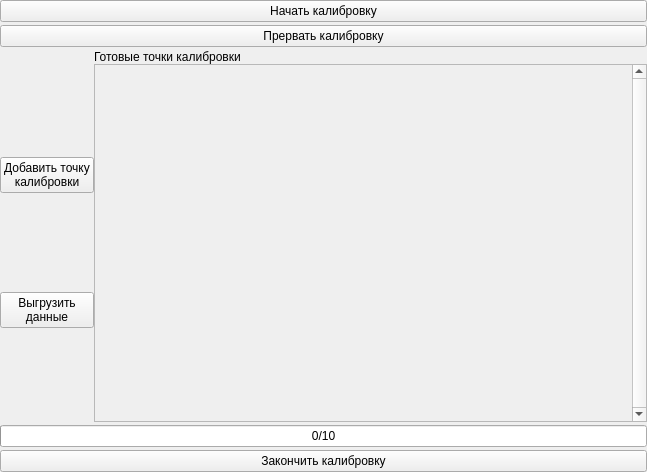
<?xml version="1.0" encoding="UTF-8"?>
<ui version="4.0">
 <class>page_callibration</class>
 <widget class="QWidget" name="page_callibration">
  <property name="geometry">
   <rect>
    <x>0</x>
    <y>0</y>
    <width>647</width>
    <height>472</height>
   </rect>
  </property>
  <property name="windowTitle">
   <string>Form</string>
  </property>
  <layout class="QVBoxLayout" name="verticalLayout">
   <property name="spacing">
    <number>3</number>
   </property>
   <property name="leftMargin">
    <number>0</number>
   </property>
   <property name="topMargin">
    <number>0</number>
   </property>
   <property name="rightMargin">
    <number>0</number>
   </property>
   <property name="bottomMargin">
    <number>0</number>
   </property>
   <item>
    <widget class="QPushButton" name="start_callibration_btn">
     <property name="text">
      <string>Начать калибровку</string>
     </property>
    </widget>
   </item>
   <item>
    <widget class="QPushButton" name="stop_callibration_btn">
     <property name="text">
      <string>Прервать калибровку</string>
     </property>
    </widget>
   </item>
   <item>
    <widget class="QWidget" name="widget" native="true">
     <layout class="QGridLayout" name="gridLayout">
      <property name="leftMargin">
       <number>0</number>
      </property>
      <property name="topMargin">
       <number>0</number>
      </property>
      <property name="rightMargin">
       <number>0</number>
      </property>
      <property name="bottomMargin">
       <number>0</number>
      </property>
      <property name="spacing">
       <number>0</number>
      </property>
      <item row="0" column="1">
       <widget class="QLabel" name="label">
        <property name="text">
         <string>Готовые точки калибровки</string>
        </property>
        <property name="alignment">
         <set>Qt::AlignLeading|Qt::AlignLeft|Qt::AlignTop</set>
        </property>
       </widget>
      </item>
      <item row="1" column="0">
       <widget class="QWidget" name="widget_2" native="true">
        <layout class="QVBoxLayout" name="verticalLayout_3">
         <property name="leftMargin">
          <number>0</number>
         </property>
         <property name="topMargin">
          <number>0</number>
         </property>
         <property name="rightMargin">
          <number>0</number>
         </property>
         <property name="bottomMargin">
          <number>0</number>
         </property>
         <item>
          <widget class="QPushButton" name="add_callibration_point_btn">
           <property name="sizePolicy">
            <sizepolicy hsizetype="Fixed" vsizetype="Fixed">
             <horstretch>0</horstretch>
             <verstretch>0</verstretch>
            </sizepolicy>
           </property>
           <property name="text">
            <string>Добавить точку
калибровки</string>
           </property>
          </widget>
         </item>
         <item>
          <widget class="QPushButton" name="export_data_btn">
           <property name="text">
            <string>Выгрузить
данные</string>
           </property>
          </widget>
         </item>
        </layout>
       </widget>
      </item>
      <item row="1" column="1">
       <widget class="QScrollArea" name="scrollArea">
        <property name="verticalScrollBarPolicy">
         <enum>Qt::ScrollBarAlwaysOn</enum>
        </property>
        <property name="widgetResizable">
         <bool>true</bool>
        </property>
        <widget class="QWidget" name="callibration_points_content">
         <property name="geometry">
          <rect>
           <x>0</x>
           <y>0</y>
           <width>519</width>
           <height>331</height>
          </rect>
         </property>
         <layout class="QVBoxLayout" name="verticalLayout_2">
          <property name="spacing">
           <number>0</number>
          </property>
          <property name="leftMargin">
           <number>0</number>
          </property>
          <property name="topMargin">
           <number>0</number>
          </property>
          <property name="rightMargin">
           <number>0</number>
          </property>
          <property name="bottomMargin">
           <number>0</number>
          </property>
         </layout>
        </widget>
       </widget>
      </item>
     </layout>
    </widget>
   </item>
   <item>
    <widget class="QProgressBar" name="callibration_progress_bar">
     <property name="maximum">
      <number>10</number>
     </property>
     <property name="value">
      <number>0</number>
     </property>
     <property name="textVisible">
      <bool>true</bool>
     </property>
     <property name="invertedAppearance">
      <bool>false</bool>
     </property>
     <property name="textDirection">
      <enum>QProgressBar::TopToBottom</enum>
     </property>
     <property name="format">
      <string>%v/%m</string>
     </property>
    </widget>
   </item>
   <item>
    <widget class="QPushButton" name="finish_callibration_btn">
     <property name="text">
      <string>Закончить калибровку</string>
     </property>
    </widget>
   </item>
  </layout>
 </widget>
 <resources/>
 <connections/>
</ui>
